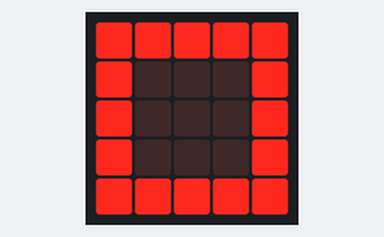
Bench run of a program on a simulated BBC micro:bit (MakeCode). Parts: the board's 5×5 LED display. Random numbers come from a fixed seed.

Above: at 0.1 s.
At 64.5 s:
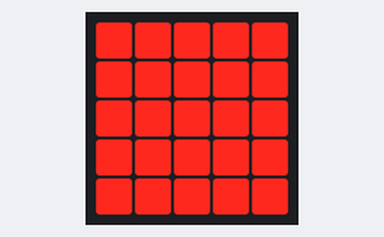
At 120.2 s:
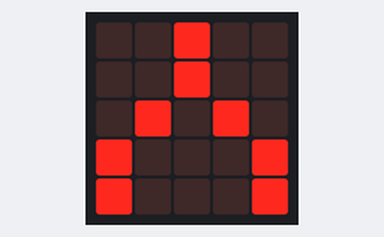

The program:

main.ts
```typescript
let Hand = 0
input.onGesture(Gesture.Shake, function () {

})
basic.forever(function () {
    Hand = randint(1, 3)
    if (Hand == 1) {
        basic.showLeds(`
            # # # # #
            # . . . #
            # . . . #
            # . . . #
            # # # # #
            `)
    } else if (Hand == 2) {
        basic.showLeds(`
            # # # # #
            # # # # #
            # # # # #
            # # # # #
            # # # # #
            `)
    } else {
        basic.showLeds(`
            . . # . .
            . . # . .
            . # . # .
            # . . . #
            # . . . #
            `)
    }
    basic.pause(100)
})
```

test.ts
```typescript
// tests gaan hier; deze zal niet worden gecompileerd wanneer dit pakket wordt gebruikt als extensie.
```

Measured:
- what the display in image 1 shows lasts 1.5 s, from 64.5 s to 66.0 s
